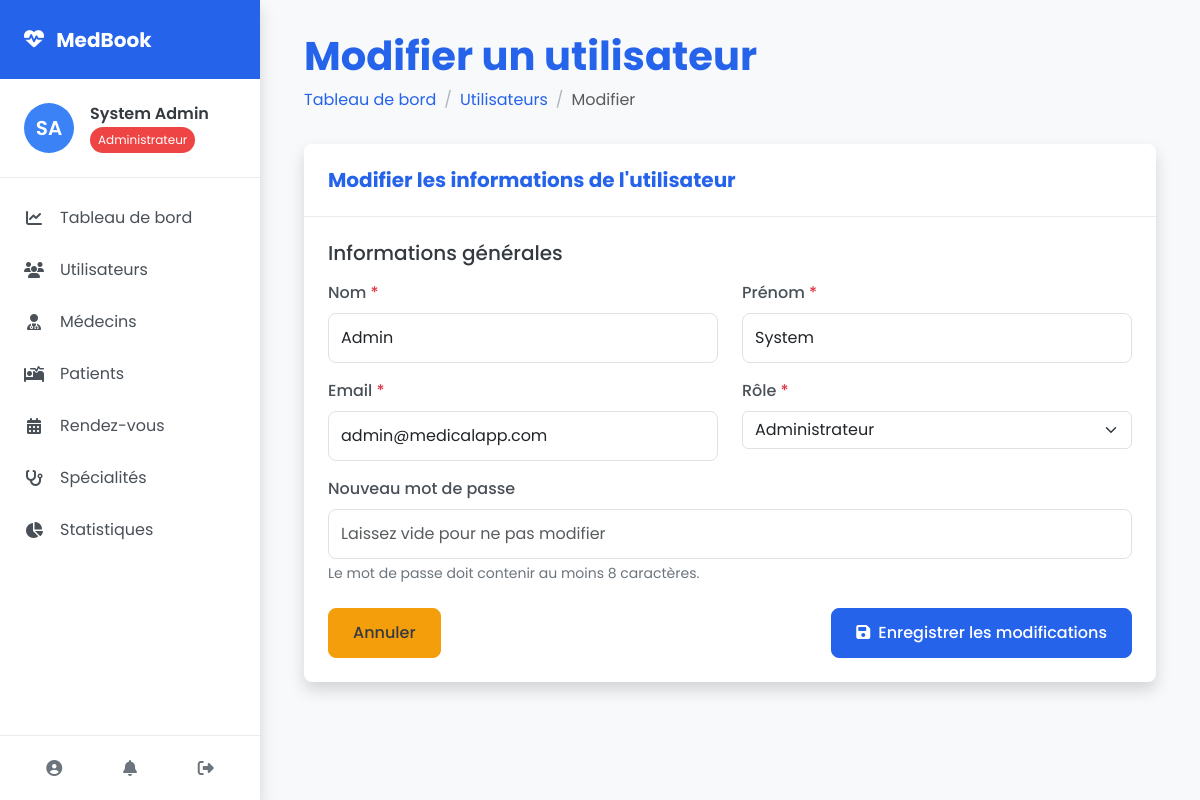
Page /admin/user-edit.php?id=1 (signed in) on the committed database.
### tables this page shows
CREATE TABLE `utilisateurs` (
  `id` int(11) NOT NULL AUTO_INCREMENT,
  `nom` varchar(50) NOT NULL,
  `prenom` varchar(50) NOT NULL,
  `email` varchar(100) NOT NULL UNIQUE,
  `mot_de_passe` varchar(255) NOT NULL,
  `role` enum('patient','medecin','administrateur') NOT NULL DEFAULT 'patient',
  `date_creation` datetime NOT NULL DEFAULT CURRENT_TIMESTAMP,
  PRIMARY KEY (`id`)
);

### admin/user-edit.php (the view, shortened to what this page needs)
<?php
require_once '../includes/header.php';
$user_id = isset($_GET['id']) ? intval($_GET['id']) : 0;
$stmt = $conn->prepare("SELECT * FROM utilisateurs WHERE id = ?");
$stmt->execute([$user_id]);
$user = $stmt->fetch(PDO::FETCH_ASSOC);
?>
<?php require_once '../includes/sidebar.php'; ?>
<div class="main-content">
    <div class="container-fluid">
        <div class="page-header">
            <h1>Modifier un utilisateur</h1>
            <nav aria-label="breadcrumb">
                <ol class="breadcrumb">
                    <li class="breadcrumb-item"><a href="dashboard.php">Tableau de bord</a></li>
                    <li class="breadcrumb-item"><a href="users.php">Utilisateurs</a></li>
                    <li class="breadcrumb-item active" aria-current="page">Modifier</li>
                </ol>
            </nav>
        </div>
        <div class="dashboard-card">
            <div class="dashboard-card-header">
                <h2>Modifier les informations de l'utilisateur</h2>
            </div>
            <div class="dashboard-card-body">
                <form method="post" id="editUserForm">
                    <h5 class="mb-3">Informations générales</h5>
                    <div class="row mb-3">
                        <div class="col-md-6">
                            <label for="nom" class="form-label">Nom <span class="text-danger">*</span></label>
                            <input type="text" class="form-control" id="nom" name="nom" value="<?= htmlspecialchars($user['nom']) ?>" required>
                        </div>
                        <div class="col-md-6">
                            <label for="prenom" class="form-label">Prénom <span class="text-danger">*</span></label>
                            <input type="text" class="form-control" id="prenom" name="prenom" value="<?= htmlspecialchars($user['prenom']) ?>" required>
                        </div>
                    </div>
                    <div class="row mb-3">
                        <div class="col-md-6">
                            <label for="email" class="form-label">Email <span class="text-danger">*</span></label>
                            <input type="email" class="form-control" id="email" name="email" value="<?= htmlspecialchars($user['email']) ?>" required>
                        </div>
                        <div class="col-md-6">
                            <label for="role" class="form-label">Rôle <span class="text-danger">*</span></label>
                            <select class="form-select" id="role" name="role" required>
                                <option value="administrateur" <?= $user['role'] === 'administrateur' ? 'selected' : '' ?>>Administrateur</option>
                            </select>
                        </div>
                    </div>
                    <div class="mb-3">
                        <label for="new_password" class="form-label">Nouveau mot de passe</label>
                        <input type="password" class="form-control" id="new_password" name="new_password" placeholder="Laissez vide pour ne pas modifier">
                        <div class="form-text">Le mot de passe doit contenir au moins 8 caractères.</div>
                    </div>
                    <div class="mt-4 d-flex justify-content-between">
                        <a href="users.php" class="btn btn-secondary">Annuler</a>
                        <button type="submit" name="update_user" class="btn btn-primary">
                            <i class="fas fa-save me-2"></i>Enregistrer les modifications
                        </button>
                    </div>
                </form>
            </div>
        </div>
    </div>
</div>
<?php require_once '../includes/footer.php'; ?>

### assets/css/style.css (style rules this page uses)
:root { --primary: #2563eb; --primary-light: #3b82f6; --primary-dark: #1d4ed8; --secondary: #7c3aed; --secondary-light: #8b5cf6; --secondary-dark: #6d28d9; --accent: #f59e0b; --accent-light: #fbbf24; --accent-dark: #d97706; --success: #10b981; --info: #06b6d4; --warning: #f59e0b; --danger: #ef4444; --light: #f8f9fa; --dark: #343a40; --white: #ffffff; --gray-100: #f8f9fa; --gray-200: #e9ecef; --gray-300: #dee2e6; --gray-400: #ced4da; --gray-500: #adb5bd; --gray-600: #6c757d; --gray-700: #495057; --gray-800: #343a40; --gray-900: #212529; --spacing-xs: 0.25rem; --spacing-sm: 0.5rem; --spacing-md: 1rem; --spacing-lg: 1.5rem; --spacing-xl: 3rem; --border-radius-sm: 0.25rem; --border-radius: 0.5rem; --border-radius-lg: 1rem; --border-radius-xl: 2rem; --shadow-sm: 0 0.125rem 0.25rem rgba(0, 0, 0, 0.075); --shadow: 0 0.5rem 1rem rgba(0, 0, 0, 0.15); --shadow-lg: 0 1rem 3rem rgba(0, 0, 0, 0.175); --transition-speed: 0.3s; }
body { font-family: 'Poppins', sans-serif; color: var(--gray-800); background-color: var(--gray-100); }
a { color: var(--primary); text-decoration: none; transition: color var(--transition-speed); }
.btn { font-weight: 500; padding: 0.75rem 1.5rem; border-radius: var(--border-radius); transition: all var(--transition-speed); }
.btn-primary { background-color: var(--primary); border-color: var(--primary); }
.btn-secondary { background-color: var(--accent); border-color: var(--accent); color: var(--dark); }
.form-control { padding: 0.75rem; font-size: 1rem; border-radius: var(--border-radius); border: 1px solid var(--gray-300); transition: border-color var(--transition-speed), box-shadow var(--transition-speed); }
.form-label { font-weight: 500; color: var(--gray-700); margin-bottom: 0.5rem; }
.form-text { color: var(--gray-600); }
.dashboard-body { background-color: var(--gray-100); min-height: 100vh; display: flex; }
.main-content { margin-left: 260px; width: calc(100% - 260px); padding: 2rem; transition: margin-left var(--transition-speed), width var(--transition-speed); }
.page-header { margin-bottom: 2rem; }
.page-header h1 { font-weight: 700; color: var(--primary); margin-bottom: 0.5rem; }
.breadcrumb-item + .breadcrumb-item::before { color: var(--gray-500); }
.dashboard-card { background-color: var(--white); border-radius: var(--border-radius); box-shadow: var(--shadow); margin-bottom: 2rem; transition: transform var(--transition-speed), box-shadow var(--transition-speed); }
.dashboard-card-header { display: flex; align-items: center; justify-content: space-between; padding: 1.5rem; border-bottom: 1px solid var(--gray-200); }
.dashboard-card-header h2 { margin: 0; font-size: 1.25rem; font-weight: 700; color: var(--primary); }
.dashboard-card-body { padding: 1.5rem; }

### rows in the picture
utilisateurs: nom "Admin", prenom "System", email "admin@medicalapp.com", role "Administrateur"

### other values in the picture
$initials "SA"
$_SESSION['prenom'] "System"
$_SESSION['nom'] "Admin"
$role "Administrateur"
$item['text'] "Tableau de bord"
$item['text'] "Utilisateurs"
$item['text'] "Médecins"
$item['text'] "Patients"
$item['text'] "Rendez-vous"
$item['text'] "Spécialités"
$item['text'] "Statistiques"
